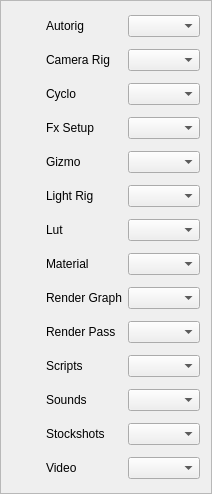
              <widget class="QFrame" name="frame_11">
               <property name="frameShape">
                <enum>QFrame::StyledPanel</enum>
               </property>
               <property name="frameShadow">
                <enum>QFrame::Raised</enum>
               </property>
               <layout class="QVBoxLayout" name="verticalLayout_13">
                <item>
                 <layout class="QGridLayout" name="gridLayout_5">
                  <item row="12" column="1">
                   <widget class="QLabel" name="label_55">
                    <property name="text">
                     <string>Stockshots</string>
                    </property>
                   </widget>
                  </item>
                  <item row="1" column="0">
                   <widget class="QLabel" name="p_w_camera_rig_label">
                    <property name="minimumSize">
                     <size>
                      <width>28</width>
                      <height>28</height>
                     </size>
                    </property>
                    <property name="maximumSize">
                     <size>
                      <width>28</width>
                      <height>28</height>
                     </size>
                    </property>
                    <property name="text">
                     <string/>
                    </property>
                   </widget>
                  </item>
                  <item row="0" column="0">
                   <widget class="QLabel" name="p_w_autorig_label">
                    <property name="minimumSize">
                     <size>
                      <width>28</width>
                      <height>28</height>
                     </size>
                    </property>
                    <property name="maximumSize">
                     <size>
                      <width>28</width>
                      <height>28</height>
                     </size>
                    </property>
                    <property name="text">
                     <string/>
                    </property>
                   </widget>
                  </item>
                  <item row="12" column="2">
                   <widget class="QComboBox" name="comboBox_43"/>
                  </item>
                  <item row="5" column="0">
                   <widget class="QLabel" name="p_w_light_rig_label">
                    <property name="minimumSize">
                     <size>
                      <width>28</width>
                      <height>28</height>
                     </size>
                    </property>
                    <property name="maximumSize">
                     <size>
                      <width>28</width>
                      <height>28</height>
                     </size>
                    </property>
                    <property name="text">
                     <string/>
                    </property>
                   </widget>
                  </item>
                  <item row="1" column="1">
                   <widget class="QLabel" name="label_58">
                    <property name="text">
                     <string>Camera Rig</string>
                    </property>
                   </widget>
                  </item>
                  <item row="11" column="0">
                   <widget class="QLabel" name="p_w_sounds_label">
                    <property name="minimumSize">
                     <size>
                      <width>28</width>
                      <height>28</height>
                     </size>
                    </property>
                    <property name="maximumSize">
                     <size>
                      <width>28</width>
                      <height>28</height>
                     </size>
                    </property>
                    <property name="text">
                     <string/>
                    </property>
                   </widget>
                  </item>
                  <item row="0" column="1">
                   <widget class="QLabel" name="label_61">
                    <property name="text">
                     <string>Autorig</string>
                    </property>
                   </widget>
                  </item>
                  <item row="10" column="2">
                   <widget class="QComboBox" name="comboBox_49"/>
                  </item>
                  <item row="2" column="2">
                   <widget class="QComboBox" name="comboBox_48"/>
                  </item>
                  <item row="8" column="0">
                   <widget class="QLabel" name="p_w_render_graph_label">
                    <property name="minimumSize">
                     <size>
                      <width>28</width>
                      <height>28</height>
                     </size>
                    </property>
                    <property name="maximumSize">
                     <size>
                      <width>28</width>
                      <height>28</height>
                     </size>
                    </property>
                    <property name="text">
                     <string/>
                    </property>
                   </widget>
                  </item>
                  <item row="1" column="2">
                   <widget class="QComboBox" name="comboBox_55"/>
                  </item>
                  <item row="4" column="0">
                   <widget class="QLabel" name="p_w_gizmo_label">
                    <property name="minimumSize">
                     <size>
                      <width>28</width>
                      <height>28</height>
                     </size>
                    </property>
                    <property name="maximumSize">
                     <size>
                      <width>28</width>
                      <height>28</height>
                     </size>
                    </property>
                    <property name="text">
                     <string/>
                    </property>
                   </widget>
                  </item>
                  <item row="7" column="2">
                   <widget class="QComboBox" name="comboBox_50"/>
                  </item>
                  <item row="6" column="1">
                   <widget class="QLabel" name="label_54">
                    <property name="text">
                     <string>Lut</string>
                    </property>
                   </widget>
                  </item>
                  <item row="7" column="1">
                   <widget class="QLabel" name="label_65">
                    <property name="text">
                     <string>Material</string>
                    </property>
                   </widget>
                  </item>
                  <item row="11" column="2">
                   <widget class="QComboBox" name="comboBox_44"/>
                  </item>
                  <item row="2" column="1">
                   <widget class="QLabel" name="label_53">
                    <property name="text">
                     <string>Cyclo</string>
                    </property>
                   </widget>
                  </item>
                  <item row="6" column="0">
                   <widget class="QLabel" name="p_w_lut_label">
                    <property name="minimumSize">
                     <size>
                      <width>28</width>
                      <height>28</height>
                     </size>
                    </property>
                    <property name="maximumSize">
                     <size>
                      <width>28</width>
                      <height>28</height>
                     </size>
                    </property>
                    <property name="text">
                     <string/>
                    </property>
                   </widget>
                  </item>
                  <item row="8" column="1">
                   <widget class="QLabel" name="label_63">
                    <property name="text">
                     <string>Render Graph</string>
                    </property>
                   </widget>
                  </item>
                  <item row="3" column="2">
                   <widget class="QComboBox" name="comboBox_52"/>
                  </item>
                  <item row="4" column="2">
                   <widget class="QComboBox" name="comboBox_45"/>
                  </item>
                  <item row="13" column="2">
                   <widget class="QComboBox" name="comboBox_47"/>
                  </item>
                  <item row="9" column="1">
                   <widget class="QLabel" name="label_59">
                    <property name="text">
                     <string>Render Pass</string>
                    </property>
                   </widget>
                  </item>
                  <item row="10" column="1">
                   <widget class="QLabel" name="label_62">
                    <property name="text">
                     <string>Scripts</string>
                    </property>
                   </widget>
                  </item>
                  <item row="4" column="1">
                   <widget class="QLabel" name="label_64">
                    <property name="text">
                     <string>Gizmo</string>
                    </property>
                   </widget>
                  </item>
                  <item row="11" column="1">
                   <widget class="QLabel" name="label_57">
                    <property name="text">
                     <string>Sounds</string>
                    </property>
                   </widget>
                  </item>
                  <item row="6" column="2">
                   <widget class="QComboBox" name="comboBox_42"/>
                  </item>
                  <item row="9" column="0">
                   <widget class="QLabel" name="p_w_render_pass_label">
                    <property name="minimumSize">
                     <size>
                      <width>28</width>
                      <height>28</height>
                     </size>
                    </property>
                    <property name="maximumSize">
                     <size>
                      <width>28</width>
                      <height>28</height>
                     </size>
                    </property>
                    <property name="text">
                     <string/>
                    </property>
                   </widget>
                  </item>
                  <item row="9" column="2">
                   <widget class="QComboBox" name="comboBox_53"/>
                  </item>
                  <item row="13" column="0">
                   <widget class="QLabel" name="p_w_video_label">
                    <property name="minimumSize">
                     <size>
                      <width>28</width>
                      <height>28</height>
                     </size>
                    </property>
                    <property name="maximumSize">
                     <size>
                      <width>28</width>
                      <height>28</height>
                     </size>
                    </property>
                    <property name="text">
                     <string/>
                    </property>
                   </widget>
                  </item>
                  <item row="8" column="2">
                   <widget class="QComboBox" name="comboBox_54"/>
                  </item>
                  <item row="10" column="0">
                   <widget class="QLabel" name="p_w_scripts_label">
                    <property name="minimumSize">
                     <size>
                      <width>28</width>
                      <height>28</height>
                     </size>
                    </property>
                    <property name="maximumSize">
                     <size>
                      <width>28</width>
                      <height>28</height>
                     </size>
                    </property>
                    <property name="text">
                     <string/>
                    </property>
                   </widget>
                  </item>
                  <item row="13" column="1">
                   <widget class="QLabel" name="label_52">
                    <property name="text">
                     <string>Video</string>
                    </property>
                   </widget>
                  </item>
                  <item row="3" column="1">
                   <widget class="QLabel" name="label_56">
                    <property name="text">
                     <string>Fx Setup</string>
                    </property>
                   </widget>
                  </item>
                  <item row="7" column="0">
                   <widget class="QLabel" name="p_w_material_label">
                    <property name="minimumSize">
                     <size>
                      <width>28</width>
                      <height>28</height>
                     </size>
                    </property>
                    <property name="maximumSize">
                     <size>
                      <width>28</width>
                      <height>28</height>
                     </size>
                    </property>
                    <property name="text">
                     <string/>
                    </property>
                   </widget>
                  </item>
                  <item row="5" column="2">
                   <widget class="QComboBox" name="comboBox_51"/>
                  </item>
                  <item row="5" column="1">
                   <widget class="QLabel" name="label_60">
                    <property name="text">
                     <string>Light Rig</string>
                    </property>
                   </widget>
                  </item>
                  <item row="2" column="0">
                   <widget class="QLabel" name="p_w_cyclo_label">
                    <property name="minimumSize">
                     <size>
                      <width>28</width>
                      <height>28</height>
                     </size>
                    </property>
                    <property name="maximumSize">
                     <size>
                      <width>28</width>
                      <height>28</height>
                     </size>
                    </property>
                    <property name="text">
                     <string/>
                    </property>
                   </widget>
                  </item>
                  <item row="0" column="2">
                   <widget class="QComboBox" name="comboBox_46">
                    <property name="sizePolicy">
                     <sizepolicy hsizetype="Expanding" vsizetype="Fixed">
                      <horstretch>0</horstretch>
                      <verstretch>0</verstretch>
                     </sizepolicy>
                    </property>
                    <property name="maximumSize">
                     <size>
                      <width>500</width>
                      <height>16777215</height>
                     </size>
                    </property>
                   </widget>
                  </item>
                  <item row="12" column="0">
                   <widget class="QLabel" name="p_w_stockshots_label">
                    <property name="minimumSize">
                     <size>
                      <width>28</width>
                      <height>28</height>
                     </size>
                    </property>
                    <property name="maximumSize">
                     <size>
                      <width>28</width>
                      <height>28</height>
                     </size>
                    </property>
                    <property name="text">
                     <string/>
                    </property>
                   </widget>
                  </item>
                  <item row="3" column="0">
                   <widget class="QLabel" name="p_w_fx_setup_label">
                    <property name="minimumSize">
                     <size>
                      <width>28</width>
                      <height>28</height>
                     </size>
                    </property>
                    <property name="maximumSize">
                     <size>
                      <width>28</width>
                      <height>28</height>
                     </size>
                    </property>
                    <property name="text">
                     <string/>
                    </property>
                   </widget>
                  </item>
                 </layout>
                </item>
               </layout>
              </widget>
